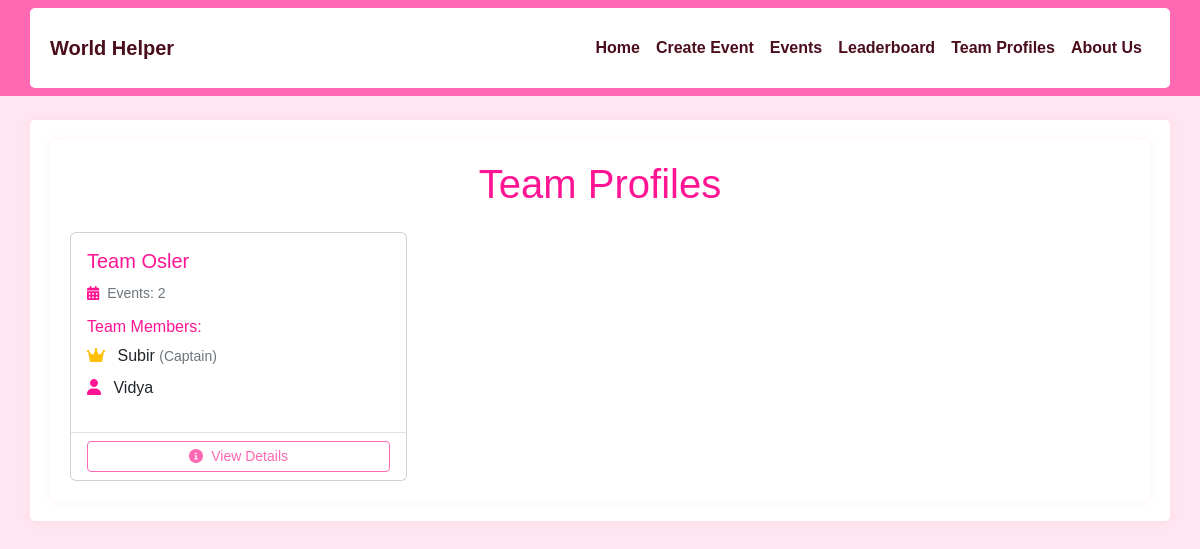
The app's page /team_profiles, older data.
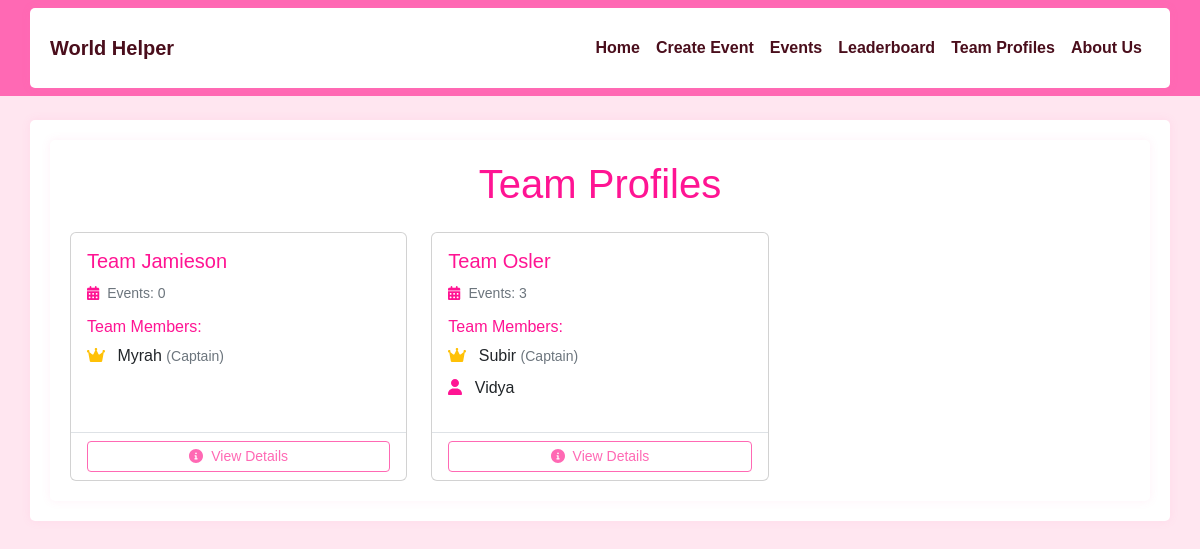
The same page, newer data.
### app/models.py (models this page shows)
class Team(db.Model):
    id = db.Column(db.Integer, primary_key=True)
    team_phrase = db.Column(db.String(100), nullable=False)
    name = db.Column(db.String(64), nullable=False)
    members = db.relationship('TeamMember', backref='team', lazy='dynamic')
    events = db.relationship('Event', backref='team', lazy='dynamic')
    bingo_card = db.relationship('BingoCard', backref='team', uselist=False)

class TeamMember(db.Model):
    id = db.Column(db.Integer, primary_key=True)
    name = db.Column(db.String(64), nullable=False)
    team_id = db.Column(db.Integer, db.ForeignKey('team.id'), nullable=False)
    is_captain = db.Column(db.Boolean, default=False)
    __table_args__ = (
        db.UniqueConstraint('team_id', 'name', name='unique_member_per_team'),
    )

### app/main/routes.py (the view)
@bp.route('/team_profiles')
def team_profiles():
    teams = db.session.query(Team, func.count(Event.id).label('event_count')) \
        .outerjoin(Event) \
        .group_by(Team.id) \
        .order_by(Team.name) \
        .all()
    return render_template('team_profiles.html', teams=teams)

### app/main/routes.py (called while the page is built)
@bp.context_processor
def utility_processor():
    return dict(SDG_DESCRIPTIONS=SDG_DESCRIPTIONS)

### app/templates/team_profiles.html (shortened to what this page needs)
{% extends "base.html" %}
{% block content %}
<div class="container">
    <h1 class="text-center mb-4 theme-pink">Team Profiles</h1>
    <div class="row row-cols-1 row-cols-md-2 row-cols-lg-3 g-4">
        {% for team, event_count in teams %}
        <div class="col">
            <div class="card h-100">
                <div class="card-body">
                    <h5 class="card-title theme-pink">{{ team.name }}</h5>
                    <div class="mb-3">
                        <small class="text-muted">
                            <i class="fas fa-calendar-alt me-1 theme-pink"></i>
                            Events: {{ event_count }}
                        </small>
                    </div>
                    <h6 class="card-subtitle mb-2 theme-pink">Team Members:</h6>
                    <ul class="list-unstyled">
                        {% for member in team.members %}
                        <li class="mb-2">
                            <i class="fas {% if member.is_captain %}fa-crown text-warning{% else %}fa-user text-pink{% endif %} me-2"></i>
                            {{ member.name }}
                            {% if member.is_captain %}
                            <small class="text-muted">(Captain)</small>
                            {% endif %}
                        </li>
                        {% endfor %}
                    </ul>
                </div>
                <div class="card-footer bg-transparent border-top">
                    <a href="{{ url_for('main.team', team_id=team.id) }}"
                       class="btn btn-outline-pink btn-sm w-100">
                        <i class="fas fa-info-circle me-1"></i> View Details
                    </a>
                </div>
            </div>
        </div>
        {% endfor %}
    </div>
</div>
{% endblock %}

Row changes from the older to the newer data that the page shows:
added Team: name "Team Jamieson", event_count "0"
added TeamMember: is_captain True (drawn), name "Myrah", shown under "Team Jamieson"
computed for Team "Team Osler": event_count "2" → "3"
